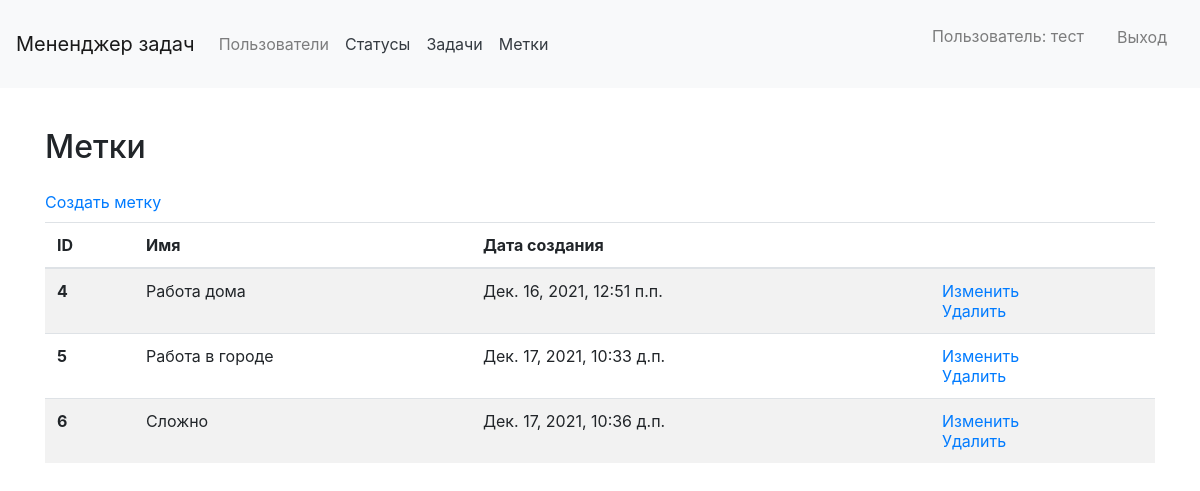
Before: /lebels/ (signed in) with the older database file.
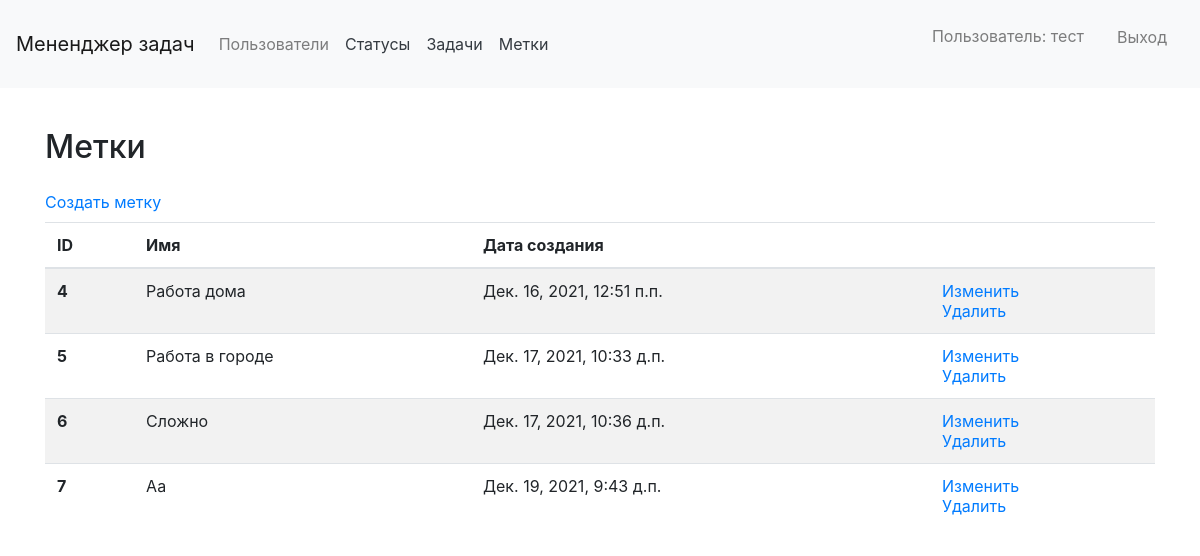
After: the same page with the newer database file.
### tags/models.py (models this page shows, shortened)
class Tags(models.Model):
    name = models.CharField(max_length=20)
    created_at = models.DateTimeField(auto_now_add=True)
    class Meta(object):
        verbose_name = 'tag'
        verbose_name_plural = 'tags'

### tags/views.py (the view)
# urls.py: path('', TagsListView.as_view(), name='tags'),
class TagsListView(LoginRequiredMixin, ListView):
    model = Tags
    template_name = 'tags/tags_list.html'
    context_object_name = 'tags_list'
    login_url = reverse_lazy('login_page')
    redirect_field_name = 'redirect_to'

### templates/tags/tags_list.html (shortened to what this page needs)
{% extends 'main_template.html' %}
{% load i18n %}
{% block title %}
    <head>
    </head>
{% endblock %}
{% block content %}
<div class="container wrapper flex-grow-1">
    <h1 class="my-4 h2">
        {% trans "Метки" %}
    </h1>
    <a href='{% url "create_tag" %}'>{% trans "Создать метку" %}</a>
    <table class="table table-striped mt-2">
    <thead>
        <tr>
        <th scope="col">ID</th>
        <th scope="col">{% trans "Имя" %}</th>
        <th scope="col">{% trans "Дата создания" %}</th>
        <th scope="col"></th>
        </tr>
    </thead>
    <tbody>
        {% for tag in tags_list %}
            <tr>
            <th scope="row">{{ tag.pk }}</th>
            <td>{{ tag.name }}</td>
            <td>{{ tag.created_at }}</td>
            <td>
                {% if user.id == request.user.id %}
                    <a href='{% url "update_tag" tag.id %}'>{% trans "Изменить" %}</a> <br>
                    <a href='{% url "delete_tag" tag.id %}'>{% trans "Удалить" %}</a>
                {% endif %}
            </td>
            </tr>
        {% endfor %}
    </tbody>
    </table>
</div>
{% endblock %}

Changed rows visible on the page:
added Tags: pk "7", name "Аа", created_at "Дек. 19, 2021, 9:43 д.п."
